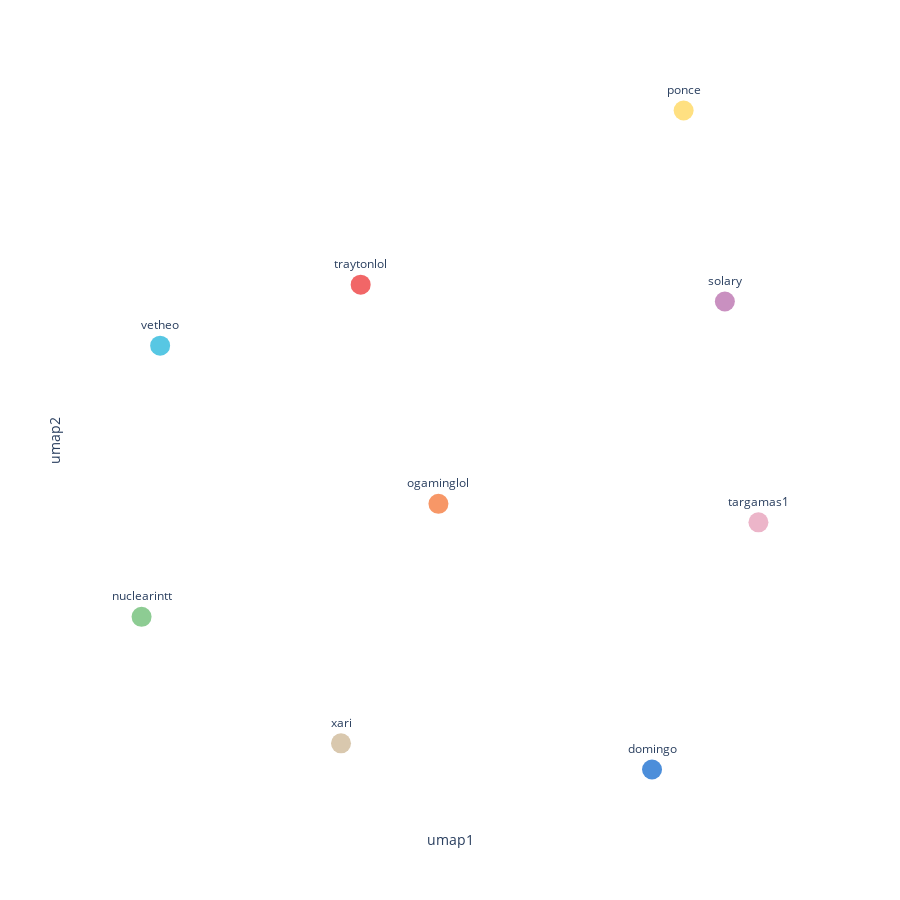

Write notebook code for a chart like this one.
### Code cell
start_df = visualize_embedding(embeddingDimension=8, iterationWeights=[0], nodeSelfInfluence=1.0, relationshipWeightProperty="similarity", randomSeed=24)

### Figure 1 — Plotly figure (JSON) as saved in the notebook; plotly's stock layout.template omitted (floating-point values rounded to 4 significant figures)
{"data": [{"hovertemplate": "<b>%{hovertext}</b><br><br>umap1=%{x}<br>umap2=%{y}<br>name=%{text}<extra></extra>", "hovertext": ["solary"], "legendgroup": "", "marker": {"color": "#C990C0", "size": 20, "symbol": "circle"}, "mode": "markers+text", "name": "", "orientation": "v", "showlegend": false, "text": ["solary"], "textposition": "top center", "type": "scatter", "x": [4.158], "xaxis": "x", "y": [11.42], "yaxis": "y"}, {"hovertemplate": "<b>%{hovertext}</b><br><br>umap1=%{x}<br>umap2=%{y}<br>name=%{text}<extra></extra>", "hovertext": ["traytonlol"], "legendgroup": "", "marker": {"color": "#F16667", "size": 20, "symbol": "circle"}, "mode": "markers+text", "name": "", "orientation": "v", "showlegend": false, "text": ["traytonlol"], "textposition": "top center", "type": "scatter", "x": [2.921], "xaxis": "x", "y": [11.48], "yaxis": "y"}, {"hovertemplate": "<b>%{hovertext}</b><br><br>umap1=%{x}<br>umap2=%{y}<br>name=%{text}<extra></extra>", "hovertext": ["ogaminglol"], "legendgroup": "", "marker": {"color": "#F79767", "size": 20, "symbol": "circle"}, "mode": "markers+text", "name": "", "orientation": "v", "showlegend": false, "text": ["ogaminglol"], "textposition": "top center", "type": "scatter", "x": [3.185], "xaxis": "x", "y": [10.74], "yaxis": "y"}, {"hovertemplate": "<b>%{hovertext}</b><br><br>umap1=%{x}<br>umap2=%{y}<br>name=%{text}<extra></extra>", "hovertext": ["vetheo"], "legendgroup": "", "marker": {"color": "#57C7E3", "size": 20, "symbol": "circle"}, "mode": "markers+text", "name": "", "orientation": "v", "showlegend": false, "text": ["vetheo"], "textposition": "top center", "type": "scatter", "x": [2.241], "xaxis": "x", "y": [11.27], "yaxis": "y"}, {"hovertemplate": "<b>%{hovertext}</b><br><br>umap1=%{x}<br>umap2=%{y}<br>name=%{text}<extra></extra>", "hovertext": ["targamas1"], "legendgroup": "", "marker": {"color": "#ECB5C9", "size": 20, "symbol": "circle"}, "mode": "markers+text", "name": "", "orientation": "v", "showlegend": false, "text": ["targamas1"], "textposition": "top center", "type": "scatter", "x": [4.272], "xaxis": "x", "y": [10.67], "yaxis": "y"}, {"hovertemplate": "<b>%{hovertext}</b><br><br>umap1=%{x}<br>umap2=%{y}<br>name=%{text}<extra></extra>", "hovertext": ["ponce"], "legendgroup": "", "marker": {"color": "#FFE081", "size": 20, "symbol": "circle"}, "mode": "markers+text", "name": "", "orientation": "v", "showlegend": false, "text": ["ponce"], "textposition": "top center", "type": "scatter", "x": [4.018], "xaxis": "x", "y": [12.07], "yaxis": "y"}, {"hovertemplate": "<b>%{hovertext}</b><br><br>umap1=%{x}<br>umap2=%{y}<br>name=%{text}<extra></extra>", "hovertext": ["domingo"], "legendgroup": "", "marker": {"color": "#4C8EDA", "size": 20, "symbol": "circle"}, "mode": "markers+text", "name": "", "orientation": "v", "showlegend": false, "text": ["domingo"], "textposition": "top center", "type": "scatter", "x": [3.91], "xaxis": "x", "y": [9.835], "yaxis": "y"}, {"hovertemplate": "<b>%{hovertext}</b><br><br>umap1=%{x}<br>umap2=%{y}<br>name=%{text}<extra></extra>", "hovertext": ["xari"], "legendgroup": "", "marker": {"color": "#D9C8AE", "size": 20, "symbol": "circle"}, "mode": "markers+text", "name": "", "orientation": "v", "showlegend": false, "text": ["xari"], "textposition": "top center", "type": "scatter", "x": [2.855], "xaxis": "x", "y": [9.924], "yaxis": "y"}, {"hovertemplate": "<b>%{hovertext}</b><br><br>umap1=%{x}<br>umap2=%{y}<br>name=%{text}<extra></extra>", "hovertext": ["nuclearintt"], "legendgroup": "", "marker": {"color": "#8DCC93", "size": 20, "symbol": "circle"}, "mode": "markers+text", "name": "", "orientation": "v", "showlegend": false, "text": ["nuclearintt"], "textposition": "top center", "type": "scatter", "x": [2.178], "xaxis": "x", "y": [10.35], "yaxis": "y"}], "layout": {"height": 900, "legend": {"tracegroupgap": 0}, "margin": {"t": 60}, "paper_bgcolor": "white", "plot_bgcolor": "white", "width": 900, "xaxis": {"anchor": "y", "domain": [0, 1], "showticklabels": false, "title": {"text": "umap1"}}, "yaxis": {"anchor": "x", "domain": [0, 1], "scaleanchor": "x", "scaleratio": 1, "showticklabels": false, "title": {"text": "umap2"}}}}
